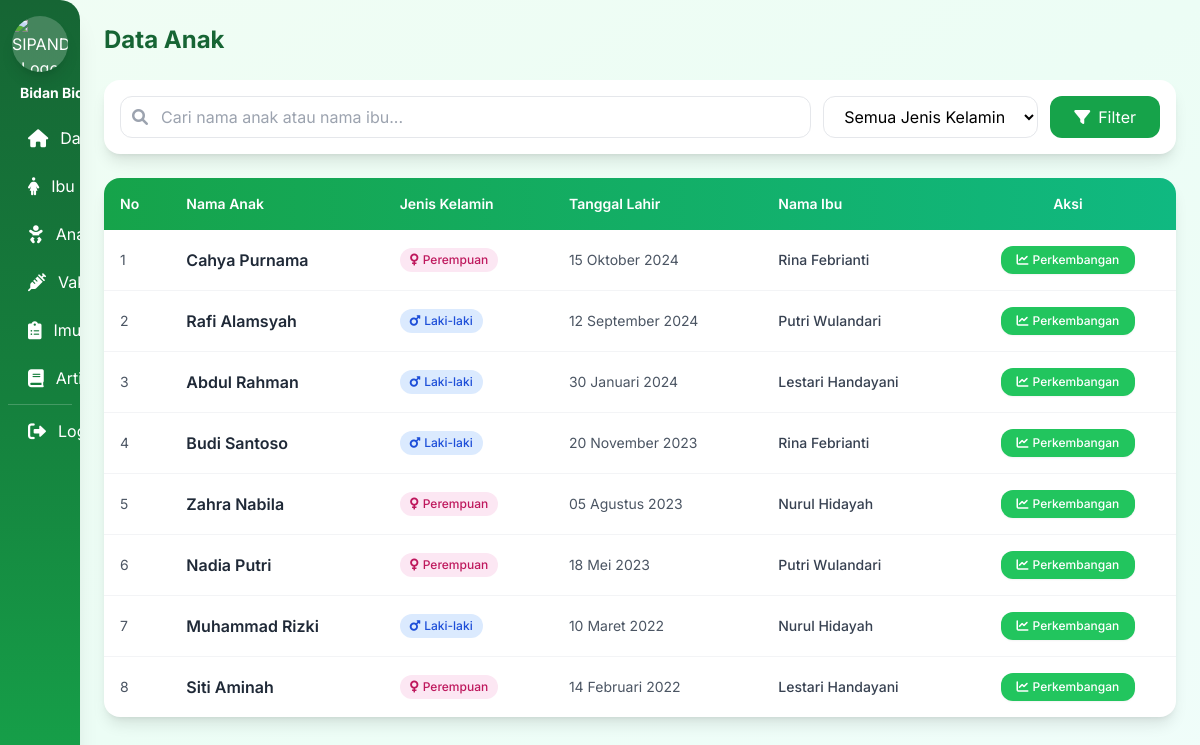
/bidan/anak/list_anak.php (signed in), run on the app's committed database.
### tables this page shows
CREATE TABLE anak (
    id_anak INT PRIMARY KEY AUTO_INCREMENT,
    nik_ibu VARCHAR(16) NOT NULL,
    nama_anak VARCHAR(100) NOT NULL,
    tempat_lahir VARCHAR(100),
    tanggal_lahir DATE,
    jenis_kelamin ENUM('L','P'),
    berat_lahir DECIMAL(5,2),
    panjang_lahir DECIMAL(5,2),
    created_at TIMESTAMP DEFAULT CURRENT_TIMESTAMP,
    updated_at TIMESTAMP DEFAULT CURRENT_TIMESTAMP ON UPDATE CURRENT_TIMESTAMP,
    
    FOREIGN KEY (nik_ibu) REFERENCES users(nik) ON DELETE CASCADE ON UPDATE CASCADE
);

CREATE TABLE users (
    nik VARCHAR(16) PRIMARY KEY,
    PASSWORD VARCHAR(255) NOT NULL,
    no_wa VARCHAR(20),
    nama_lengkap VARCHAR(100) NOT NULL,
    alamat TEXT,
    ROLE ENUM('admin','bidan','ibu') DEFAULT 'ibu',
    STATUS ENUM('active','pending','inactive') DEFAULT 'pending',
    created_at TIMESTAMP DEFAULT CURRENT_TIMESTAMP,
    created_by VARCHAR(16),
    updated_at TIMESTAMP DEFAULT CURRENT_TIMESTAMP ON UPDATE CURRENT_TIMESTAMP,
    updated_by VARCHAR(16),
    
    FOREIGN KEY (created_by) REFERENCES users(nik) ON DELETE SET NULL,
    FOREIGN KEY (updated_by) REFERENCES users(nik) ON DELETE SET NULL
);

### config/database.php (called while the page is built, shortened)
<?php
function formatTanggalIndonesia($tanggal) {
    $bulan = array(
        1 => 'Januari', 'Februari', 'Maret', 'April', 'Mei', 'Juni',
        'Juli', 'Agustus', 'September', 'Oktober', 'November', 'Desember'
    );
    $t = strtotime($tanggal);
    $tanggal_num = date('d', $t);
    $bulan_num = date('n', $t);
    $tahun = date('Y', $t);
    return $tanggal_num . ' ' . $bulan[$bulan_num] . ' ' . $tahun;
}
?>

### bidan/anak/list_anak.php (the view, shortened to what this page needs)
<?php
require_once __DIR__ . '/../../config/database.php';
require_once __DIR__ . '/../../auth/cek_bidan.php';
include __DIR__ . '/../../templates/sidebar.php';
$search = isset($_GET['search']) ? $_GET['search'] : '';
$page = isset($_GET['page']) ? (int)$_GET['page'] : 1;
$limit = 15;
$offset = ($page - 1) * $limit;
$where = "WHERE 1=1";
$query_anak = "SELECT a.*, u.nama_lengkap as nama_ibu
               FROM anak a
               LEFT JOIN users u ON a.nik_ibu = u.nik
               $where
               ORDER BY a.tanggal_lahir DESC
               LIMIT $offset, $limit";
$result = mysqli_query($conn, $query_anak);
?>
<div class="fade-in">
    <div class="flex justify-between items-center mb-6">
        <h1 class="text-2xl font-bold text-green-800">Data Anak</h1>
    </div>
    <div class="bg-white rounded-2xl shadow-lg p-4 mb-6">
        <form method="GET" class="flex flex-col md:flex-row gap-3">
            <div class="flex-1 relative">
                <i class="fas fa-search absolute left-3 top-1/2 transform -translate-y-1/2 text-gray-400"></i>
                <input type="text" name="search" value="<?php echo htmlspecialchars($search); ?>" placeholder="Cari nama anak atau nama ibu..."
                       class="w-full pl-10 pr-4 py-2 border border-gray-200 rounded-xl focus:outline-none focus:border-green-400 focus:ring-2 focus:ring-green-200">
            </div>
            <select name="jk" class="px-4 py-2 border border-gray-200 rounded-xl focus:outline-none focus:border-green-400 focus:ring-2 focus:ring-green-200 bg-white">
                <option value="">Semua Jenis Kelamin</option>
            </select>
            <button type="submit" class="bg-green-600 text-white px-6 py-2 rounded-xl hover:bg-green-700 transition flex items-center justify-center gap-2">
                <i class="fas fa-filter"></i> Filter
            </button>
        </form>
    </div>
    <div class="bg-white rounded-2xl shadow-lg overflow-hidden">
        <div class="overflow-x-auto">
            <table class="w-full">
                <thead>
                    <tr class="bg-gradient-to-r from-green-600 to-emerald-500 text-white">
                        <th class="p-4 text-left text-sm font-semibold">No</th>
                        <th class="p-4 text-left text-sm font-semibold">Nama Anak</th>
                        <th class="p-4 text-left text-sm font-semibold">Jenis Kelamin</th>
                        <th class="p-4 text-left text-sm font-semibold">Tanggal Lahir</th>
                        <th class="p-4 text-left text-sm font-semibold">Nama Ibu</th>
                        <th class="p-4 text-center text-sm font-semibold">Aksi</th>
                    </tr>
                </thead>
                <tbody class="divide-y divide-gray-100">
                    <?php if(mysqli_num_rows($result) > 0): ?>
                    <?php $no = $offset + 1; while($row = mysqli_fetch_assoc($result)): ?>
                    <tr class="hover:bg-gray-50 transition duration-200">
                        <td class="p-4 text-sm text-gray-600"><?php echo $no++; ?></td>
                        <td class="p-4 font-semibold text-gray-800"><?php echo htmlspecialchars($row['nama_anak']); ?></td>
                        <td class="p-4 text-sm">
                            <?php if($row['jenis_kelamin'] == 'L'): ?>
                            <span class="inline-flex items-center px-2.5 py-1 rounded-full text-xs font-medium bg-blue-100 text-blue-700">
                                <i class="fas fa-mars mr-1"></i> Laki-laki
                            </span>
                            <?php else: ?>
                            <span class="inline-flex items-center px-2.5 py-1 rounded-full text-xs font-medium bg-pink-100 text-pink-700">
                                <i class="fas fa-venus mr-1"></i> Perempuan
                            </span>
                            <?php endif; ?>
                        </td>
                        <td class="p-4 text-sm text-gray-600"><?php echo formatTanggalIndonesia($row['tanggal_lahir']); ?></td>
                        <td class="p-4 text-sm font-medium text-gray-700"><?php echo htmlspecialchars($row['nama_ibu']); ?></td>
                        <td class="p-4 text-center">
                            <button type="button" onclick="kirimDetailAnakPost('<?php echo $row['id_anak']; ?>')"
                                    class="bg-green-500 hover:bg-green-600 text-white px-4 py-1.5 rounded-xl text-xs font-medium transition inline-flex items-center gap-1 shadow-sm">
                                <i class="fas fa-chart-line"></i> Perkembangan
                            </button>
                        </td>
                    </tr>
                    <?php endwhile; ?>
                    <?php endif; ?>
                </tbody>
            </table>
        </div>
    </div>
</div>
<?php include __DIR__ . '/../../templates/footer.php'; ?>

### templates/sidebar.php (style rules this page uses)
* { font-family: 'Inter', sans-serif; }
.fade-in { animation: fadeIn 0.5s ease-out; }
@media (min-width: 1024px) { body { position: relative; } }

### data on the page
anak: nama_anak "Cahya Purnama", jenis_kelamin "P" (drawn), tanggal_lahir "15 Oktober 2024", nik_ibu.nama_lengkap "Rina Febrianti"
anak: nama_anak "Rafi Alamsyah", jenis_kelamin "L" (drawn), tanggal_lahir "12 September 2024", nik_ibu.nama_lengkap "Putri Wulandari"
anak: nama_anak "Abdul Rahman", jenis_kelamin "L" (drawn), tanggal_lahir "30 Januari 2024", nik_ibu.nama_lengkap "Lestari Handayani"
anak: nama_anak "Budi Santoso", jenis_kelamin "L" (drawn), tanggal_lahir "20 November 2023", nik_ibu.nama_lengkap "Rina Febrianti"
anak: nama_anak "Zahra Nabila", jenis_kelamin "P" (drawn), tanggal_lahir "05 Agustus 2023", nik_ibu.nama_lengkap "Nurul Hidayah"
anak: nama_anak "Nadia Putri", jenis_kelamin "P" (drawn), tanggal_lahir "18 Mei 2023", nik_ibu.nama_lengkap "Putri Wulandari"
anak: nama_anak "Muhammad Rizki", jenis_kelamin "L" (drawn), tanggal_lahir "10 Maret 2022", nik_ibu.nama_lengkap "Nurul Hidayah"
anak: nama_anak "Siti Aminah", jenis_kelamin "P" (drawn), tanggal_lahir "14 Februari 2022", nik_ibu.nama_lengkap "Lestari Handayani"
